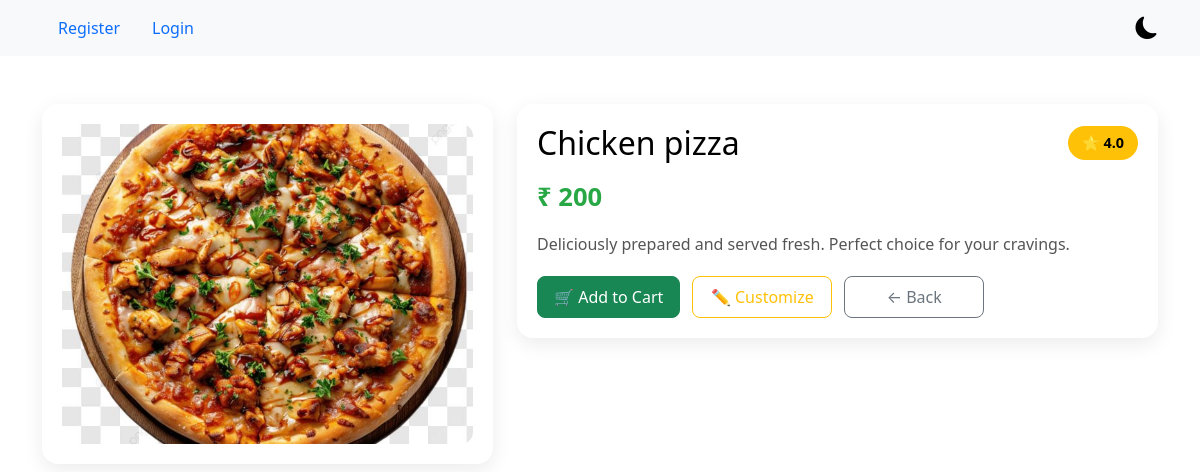
The app's page /foods/foods/5/ with its own data.
### foods/models.py (models this page shows)
class FoodItems(models.Model):
    name=models.CharField(max_length=100)
    price=models.IntegerField(null=True,blank=True)
    rating=models.FloatField(null=True,blank=True)
    foodpic = models.ImageField(upload_to='foodpic/', blank=True, null=True)
    Categories=models.CharField(max_length=100,choices=Categories)

### foods/views.py (the view)
# urls.py: path('foods/<int:id>/', views.food_details, name='foodDetail'),
def food_details(request,id):
    fooditems=FoodItems.objects.get(id = id)
    return render(request,'foods/foodDetail.html',{'fooditems':fooditems})

### templates/foods/foodDetail.html (shortened to what this page needs)
{% extends 'base.html' %}
{% load static %}
{% block content %}
<div class="container mt-5">
    <div class="row justify-content-center">
        <div class="col-md-5 mb-4">
            <div class="food-card text-center">
                {% if fooditems.foodpic %}
                    <img src="{{ fooditems.foodpic.url }}" alt="{{ fooditems.name }}" class="food-image">
                {% else %}
                    <img src="{% static 'css/images/default.png' %}" alt="Food image" class="food-image">
                {% endif %}
            </div>
        </div>
        <div class="col-md-7 mb-4">
            <div class="food-card">
                <div class="d-flex justify-content-between align-items-center mb-3">
                    <h2 class="mb-0">{{ fooditems.name }}</h2>
                    <span class="rating-pill">⭐ {{ fooditems.rating }}</span>
                </div>
                <p class="price-text">₹ {{ fooditems.price }}</p>
                <p class="food-description">
                    Deliciously prepared and served fresh. Perfect choice for your cravings.
                </p>
                <div class="action-buttons">
                    <form method="POST" action="{% url 'add_cart' %}">
                        <button type="submit" class="btn btn-success btn-lg">🛒 Add to Cart</button>
                    </form>
                    <a href="{% url 'customize' fooditems.id %}" class="btn btn-outline-warning btn-lg">✏ Customize</a>
                    <a href="{% url 'Allfoods' %}" class="btn btn-outline-secondary btn-lg">← Back</a>
                </div>
            </div>
        </div>
    </div>
</div>
{% endblock %}

### templates/base.html (style rules this page uses)
:root { --bg-color: #ffffff; --text-color: #000000; --card-bg: #ffffff; --nav-bg: #f8f9fa; }
body { background-color: var(--bg-color); color: var(--text-color); transition: all 0.3s ease; scroll-behavior: smooth; }

### templates/foods/foodDetail.html (style rules this page uses)
.food-card { border-radius: 16px; box-shadow: 0 6px 20px rgba(0,0,0,0.08); padding: 20px; }
.food-image { width: 100%; height: 320px; object-fit: cover; border-radius: 12px; }
.price-text { font-size: 1.6rem; font-weight: 700; color: #28a745; margin-bottom: 15px; }
.rating-pill { background: #ffc107; color: #000; font-weight: 600; padding: 6px 14px; border-radius: 20px; font-size: 0.9rem; }
.action-buttons { display: flex; gap: 12px; flex-wrap: wrap; margin-top: 20px; }
.action-buttons .btn { min-width: 140px; font-size: 1rem; }
.food-description { color: #555; margin-top: 10px; }

### records on screen
FoodItems: foodpic (picture), name "Chicken pizza", rating "4.0", price "200"
